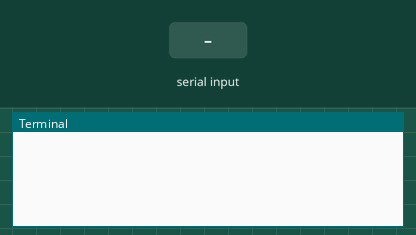
Simulated run of this program. Board: Raspberry Pi (BCM pin numbers). Shown: the last lines printed to the terminal. Inputs (shaded band) come from the test bench. The modem accepts every AT command (registered, SIM ready, sends succeed) and sends nothing else; values from a settings file that is not in the repository are placeholders. At 9.9 s the program stops and its outputs stay as they are.

Above: at 1.7 s.
1.8 s: "?\n" received over the second serial link
At 3.3 s:
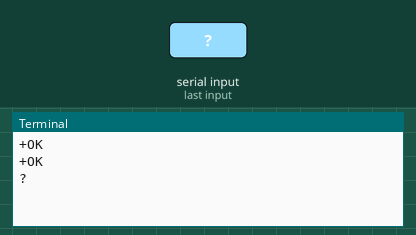
4.4 s: "1\n" received over the second serial link
At 6.3 s:
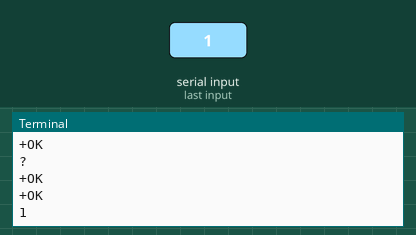

Measured:
- after the input at 1.8 s, the terminal: prints a new line after 1.1 s (image 1)
- after the input at 4.4 s, the terminal: prints a new line after 0.90 s (image 2)

The program:

lora.py
```python
'''
Lora Reyax RYLR998_EN module with Raspberry Pi model B (no Wifi or Bluetooth module).
    References:
        https://reyax.com//products/RYLR998
        https://www.raspberrypi.com/documentation/computers/raspberry-pi.html#more
        https://elinux.org/RPi_Serial_Connection#Connection_to_a_microcontroller_or_other_peripheral
        https://github.com/flengyel/RYLR998-LoRa/tree/main
        https://forums.raspberrypi.com/viewtopic.php?t=341815

Connections:
    The module has 5 pins.  GND (Ground), RXD (Recieve), TXD (Transmit), RST (Reset), VDD (Power). I connect
    GND to any Ground pin. RXD to a 2.2k ohm resistor, to GPIO14 (Tx), and TXD to a 2.2k ohm resistor, to GPIO15
    (Rx), because the Lora module should recieve data from the transmit pin on the Pi, and transmit data back
    to the Pi from its transmit pin to the recieve pin on the Pi.  I connect RST to GPIO4 (I believe you pull this
    low to physically reset the lora module).  Finally VDD is connected to 3.3v (NOT 5v).


To start, you have to make a couple config changes to the Pi.  Start with 'sudo raspi-config'.  In the GUI,
navigate to Interfacing Options -> Serial.  Answer <No> to login shell question, and <Yes> to serial port enabled.

Disable Bluetooth in /boot/config.txt by appending 'disable-bt=1' and 'enable-uart=1'
Disable the bluetooth service with 'sudo systemctl disable hciuart.service'
Enable uart1 with the device tree overlay facility with 'sudo dtoverlay uart1'
'''

import RPi.GPIO as GPIO
import time
import asyncio
import subprocess
from time import sleep
import serial
import envSecrets

lora = serial.Serial("/dev/ttyS0", 115200)

def testLora():
        sendMsg = lora.write('AT\r\n'.encode())
        while(sendMsg<=2):
            pass
        sleep(0.5)
        reply = lora.readline()
        return reply.decode().strip('\r\n')

def cmdLora(lora_cmd, retrn=False):
    if lora_cmd[len(lora_cmd)-1] == '?':
        retrn=True
    while True:
        try:
            sendMsg = lora.write('{}\r\n'.format(lora_cmd).encode())
            while(sendMsg==0):
                pass
            sleep(1)
            reply = lora.read_all()
            sleep(0.2)
            if retrn:
                return reply.decode().strip('\r\n')
            print(reply.decode().strip('\r\n'))
            break
        except UnicodeError:
            pass

parameters = '8,7,1,12'
#Reset Lora Module, and configure parameters
if testLora() == '+OK':
    cmdLora('AT+FACTORY')
    cmdLora('AT+RESET')
    cmdLora(f'AT+PARAMETER={parameters}')
    cmdLora(f'AT+NETWORKID={envSecrets.lora_nid}')
    cmdLora(f'AT+ADDRESS={envSecrets.clientAddr}')
    sleep(1)
    if hasattr(envSecrets, 'lora_pswd'):
        cmdLora(f"AT+CPIN={envSecrets.lora_pswd}")

whatsTheNetworkId = cmdLora(f'AT+NETWORKID?')
print(whatsTheNetworkId)
```
